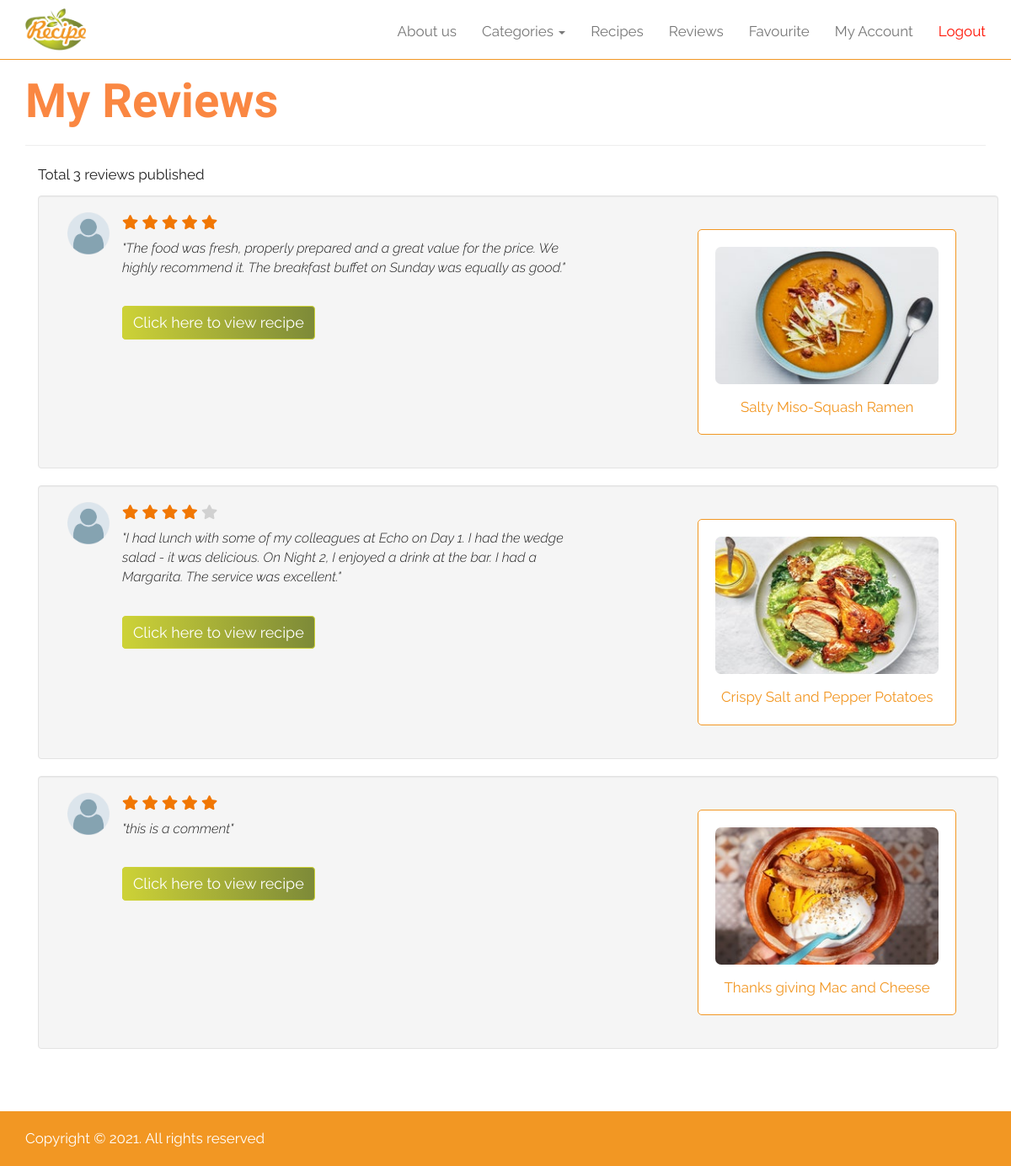
/max-recipe/account/reviews.php (signed in), run on the app's committed database.
### tables this page shows
CREATE TABLE `reviews` (
  `id` int(11) NOT NULL,
  `user_id` int(11) NOT NULL,
  `recipe_id` int(11) NOT NULL,
  `stars` int(11) NOT NULL,
  `comment` varchar(512) NOT NULL
);

CREATE TABLE `recipe` (
  `id` int(11) NOT NULL,
  `title` varchar(512) NOT NULL,
  `category_id` int(11) NOT NULL,
  `ingredients` text NOT NULL,
  `instructions` text NOT NULL,
  `image` varchar(256) NOT NULL
);

### max-recipe/account/reviews.php (the view, shortened to what this page needs)
<?php
    include_once 'includes/header.php';
?>
<?php
    include_once '../includes/nav.php';
?>
<div class="container">
	<div class="row">
		<div class="col-sm-12">
			<h1 class="orange">My Reviews</h1>
			<hr/>
		    <?php
	    		$sql_reviews = "SELECT rev.user_id, rev.recipe_id, rev.stars, rev.comment, res.id, res.title, res.image
	    						FROM reviews rev
	    							INNER JOIN recipe res
	    								ON rev.recipe_id = res.id
	    						WHERE rev.user_id = ".$_SESSION['user_id'];
	    		$result_reviews = mysqli_query($connection, $sql_reviews);
	    		if(mysqli_num_rows($result_reviews) > 0){
	    			$total_reviews = mysqli_num_rows($result_reviews);
	    			echo '
	    			<div class="container">
	    				<div class="row">
	    					<div class="col-sm-12">
	    						<p>Total '.$total_reviews.' reviews published</p>';
	    						while($row_reviews = mysqli_fetch_array($result_reviews)){
	    							$stars = $row_reviews['stars'];
	    							$url = 'recipes.php?id='.$row_reviews['id'];
						    		$title = $row_reviews['title'];
						    		$image = BASEURL.'/recipe_photos/'.$row_reviews['image'];
	    							if($stars == 1){ $star_type_1 = 'rating-golden'; }else{ $star_type_1 = 'rating-gray'; }
	    							if($stars == 2){ $star_type_1 = $star_type_2 = 'rating-golden'; }else{ $star_type_2 = 'rating-gray'; }
	    							if($stars == 3){ $star_type_1 = $star_type_2 = $star_type_3 = 'rating-golden'; }else{ $star_type_3 = 'rating-gray'; }
	    							if($stars == 4){ $star_type_1 = $star_type_2 = $star_type_3 = $star_type_4 = 'rating-golden'; }else{ $star_type_4 = 'rating-gray'; }
	    							if($stars == 5){ $star_type_1 = $star_type_2 = $star_type_3 = $star_type_4 = $star_type_5 = 'rating-golden'; }else{ $star_type_5 = 'rating-gray'; }
	    							echo '<div class="well" style="overflow: hidden">
	    									<div class="col-sm-7">
	    									  <table class="reviews">
	    									  	<tr>
	    									  		<td style="vertical-align: top">
	    									  			<img src="'.BASEURL.'/images/user.png" class="user-img">
	    									  		</td>
	    									  		<td>
	    									  			<i class="fa fa-star '.$star_type_1.'"></i>
	    									  			<i class="fa fa-star '.$star_type_2.'"></i>
	    									  			<i class="fa fa-star '.$star_type_3.'"></i>
	    									  			<i class="fa fa-star '.$star_type_4.'"></i>
	    									  			<i class="fa fa-star '.$star_type_5.'"></i>
	    									  			<p>"'.$row_reviews['comment'].'"</p>
	    									  			<small><cite>'.$row_reviews['name'].'</cite></small>
	    									  			<br>
	    									  			<a href="'.BASEURL.'/recipes.php?id='.$row_reviews['id'].'" class="btn btn-primary">Click here to view recipe</a>
	    									  		</td>
	    									  	</tr>
	    									  </table>
	    									</div>
	    									<div class="col-sm-4 col-sm-offset-1">
	    										<div class="col-sm-12 text-center">
	    											<a href="'.$url.'" class="category-thumb">
	    												<img src="'.$image.'" width="100%" alt="'.$title.'"/>
	    												'.$title.'
	    											</a>
	    										</div>
	    									</div>
	    								 </div>';
	    						}
	    			echo '
	    					</div>
	    				</div>
	    			</div><br>';
	    		}else{
	    			echo '<div class="alert alert-warning">You do not have any reviews.</div> <br><br><br><br><br><br><br><br><br>';
	    		}
		    ?>
		</div>
	</div>
</div>
<?php
    include_once '../includes/footer.php';
?>

### max-recipe/css/style.css (style rules this page uses)
html, body, * { font-family: 'Raleway', sans-serif; }
body, p { font-size: 17px; font-weight: 400; color: #222222; }
p { font-size: 18px; line-height: 29px; }
a { color: #F29723; transition: all 0.3s; text-decoration: none; }
.btn { font-size: 18px; }
h1, .h1, h2, .h2, h3, .h3, h4, .h4, h5, .h5, h6, .h6 { font-family: 'Acme', sans-serif; font-weight: bold; color: #222222; }
h1, .h1 { font-size: 56px; color: #fff; text-shadow: 0 0 25px rgba(0, 0, 0, 0.8); }
a, button, .btn { transition: all 0.3s; }
.orange { color: #F29723; }
.btn-primary { background-color: #CDD237; background-image: linear-gradient(to right, #CDD237, #7D8A38); border-color: #CDD237; }
.category-thumb, .category-thumb:hover, .category-thumb-orange, .category-thumb-orange:hover { border: 1px solid #F29723; display: block; padding: 20px; margin: 20px 0; color: #F29723; border-radius: 5px; text-decoration: none; background-color: #fff; }
.category-thumb img, .category-thumb-orange img { border-radius: 7px; margin-bottom: 15px; }
.reviews p { font-size: 16px; line-height: 23px; margin-top: 7px; font-weight: 300; font-style: italic; }
.rating-golden { color: #F17704; }
.rating-gray { color: #D1D1D1; }
.user-img { width: 50px; border-right: 100%; margin-right: 15px; }

### max-recipe/account/css/style.css (style rules this page uses)
body, p { font-size: 17px; }
.orange { color: #fa8742; }
h1 { color: #000; text-shadow: none; }

### data on the page
reviews: stars 5 (drawn), comment "The food was fresh, properly prepared and a great value for the price. We highly recommend it. The breakfast buffet on Sunday was equally as good.", recipe.image (picture), recipe.title "Salty Miso-Squash Ramen"
reviews: stars 4 (drawn), comment "I had lunch with some of my colleagues at Echo on Day 1. I had the wedge salad - it was delicious. On Night 2, I enjoyed a drink at the bar. I had a Margarita. The service was excellent.", recipe.image (picture), recipe.title "Crispy Salt and Pepper Potatoes"
reviews: stars 5 (drawn), comment "this is a comment", recipe.image (picture), recipe.title "Thanks giving Mac and Cheese"

### other printed values
$total_reviews "3"
